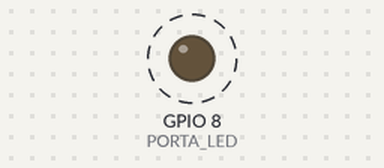
Recording of a sketch running on a simulated ESP32-S3. Shown: output pins drawn as LEDs (lit = HIGH). Dashed ring = blinking.

Above: at 0.2 s.
Timing chart, 0 to 3.0 s (numbered marks = the images above):
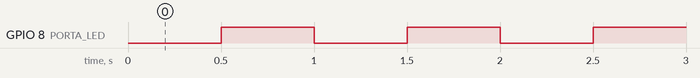

The sketch:

PiscandoLedESP32FreeRTOS.ino
```cpp
// definir porta de led
const int  PORTA_LED = GPIO_NUM_8;

// declarar protótipo da tarefa que irá realizar leitura do sensor de chuva
static void piscarLED(void * );
void setup() {
  // Definir porta do Led como saída
  pinMode(PORTA_LED, OUTPUT);
  // declarar tarefa que irá fazer o led piscar
  xTaskCreate(piscarLED, "piscarLED", 4096,   NULL, 1, NULL);
}

void loop() {


}

// Tarefa que pisca o LED
static void piscarLED(void *){
  // variável do estado do LED
  bool estadoLed = false;
  while(1){
      // Liga ou desliga o estado do Led mediante o valor da variável estadoLED
      digitalWrite(PORTA_LED, estadoLed);
      // muda o estado do led
      estadoLed = !estadoLed;

      // realizar um delay para led piscar a cada 500 ms
      vTaskDelay(500 / portTICK_PERIOD_MS);
  }
}
```

Measured:
- by itself, GPIO 8 (PORTA_LED): alternates HIGH for 0.50 s and LOW for 0.50 s
